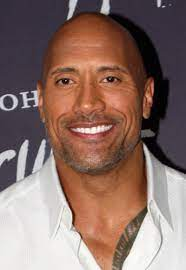
#> input picture Assignment29/inputs/rock.jpg, 186 x 270 px
$ python image_morphing.py
#> lines starting #> are read from the running program, lines starting #| are printed output that depends on the picture
import cv2
import numpy as np

rock = cv2.imread("inputs/rock.jpg")
#> rock is the input picture: shape (270, 186, 3); mean B, G, R 103.6, 111.4, 138.3
vin = cv2.imread("inputs/vin.jpg")
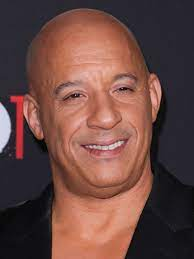
#> input picture Assignment29/inputs/vin.jpg, 194 x 259 px
#> vin is the input picture: shape (259, 194, 3); mean B, G, R 66.6, 72.2, 106.5

rock = cv2.cvtColor(rock, cv2.COLOR_BGR2GRAY)
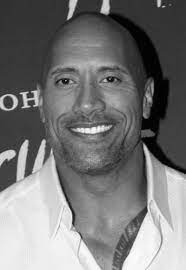
#> rock: shape (270, 186); min 0, max 255, mean 118.5
vin = cv2.cvtColor(vin, cv2.COLOR_BGR2GRAY)
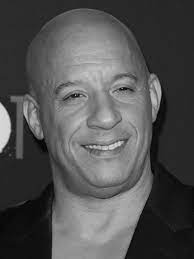
#> vin: shape (259, 194); min 0, max 222, mean 81.9

rock = cv2.resize(rock,(180,270))
#> rock: shape (270, 180)
vin = cv2.resize(vin,(180,270))
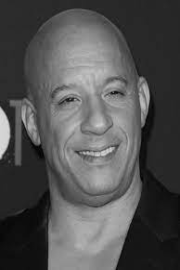
#> vin: shape (270, 180); min 1, max 221, mean 81.8

rock = rock.astype("float32")
vin = vin.astype("float32")

result2 = (rock*3/4 + vin*1/4)
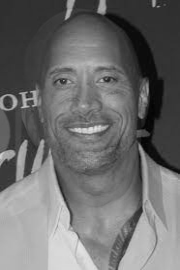
#> result2: shape (270, 180) float32; min 2.5, max 229.8, mean 109.3
result3 = (rock*2/4 + vin*2/4)
result4 = (rock*1/4 + vin*3/4)
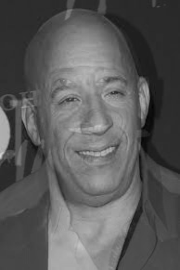
#> result4: shape (270, 180) float32; min 3.5, max 213.8, mean 91


all = np.concatenate((rock,result2,result3,result4,vin),1)
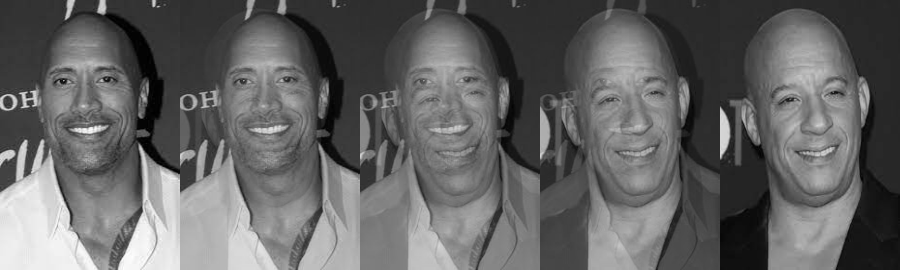
#> all: shape (270, 900) float32; min 0, max 254, mean 100.2
result = all.astype("uint8")
cv2.imwrite("output/img_morphing.jpg",result)
